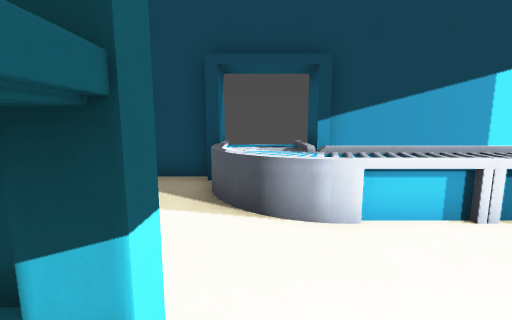
view 1 (above)

13 first-person views from a walk through a Godot game level. The camera is 1.5 m above the floor, tilts 8° down and sees 90° across. The floor is counted in squares, 1 m on a side. Each view is taken from the middle of a square. On the plan, view 1 faces up. The plan holds only what a view shows up to about 13 squares ahead; the rest is blank.

view 2
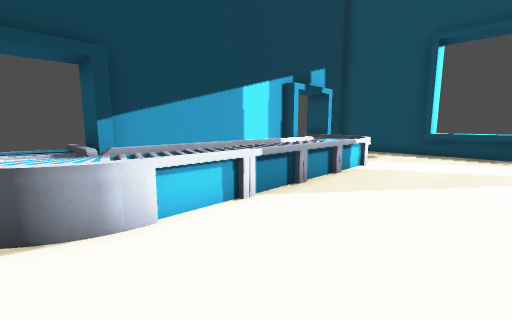

view 3
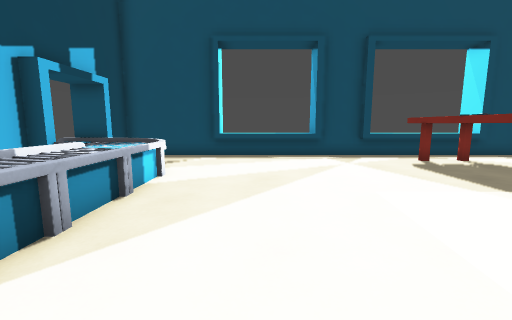

view 4
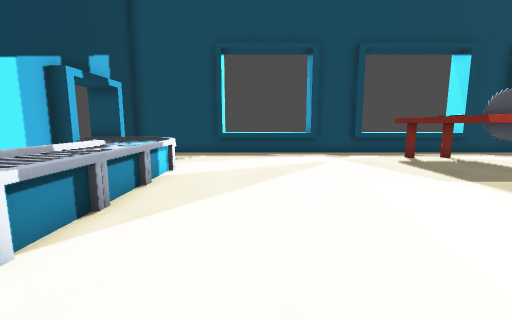

view 5
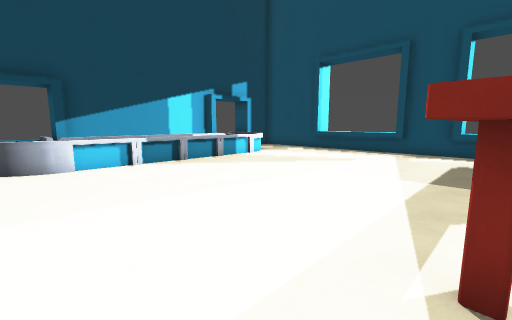

view 6
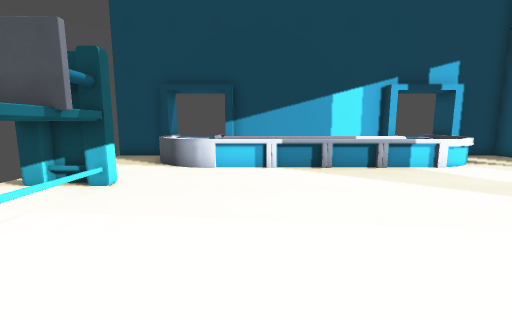

view 7
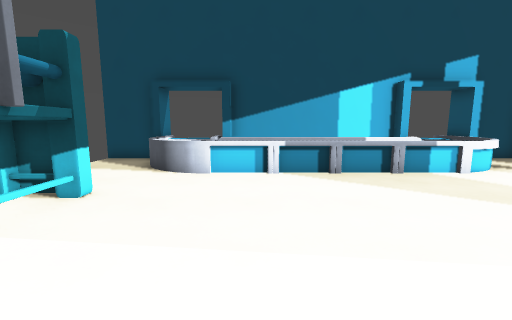

view 8
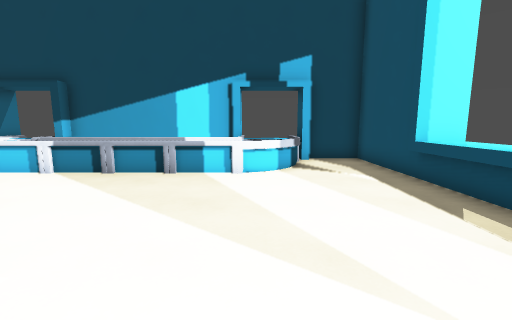

view 9
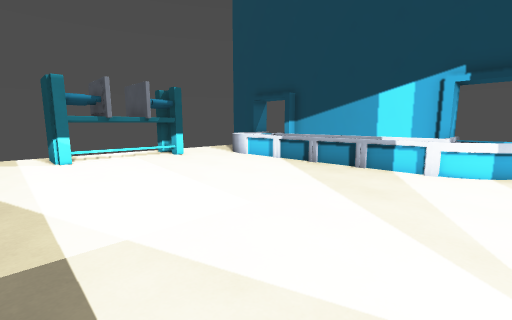

view 10
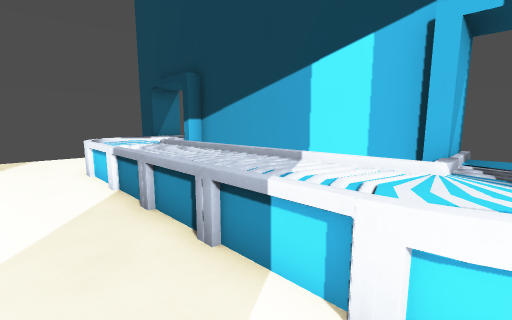

view 11
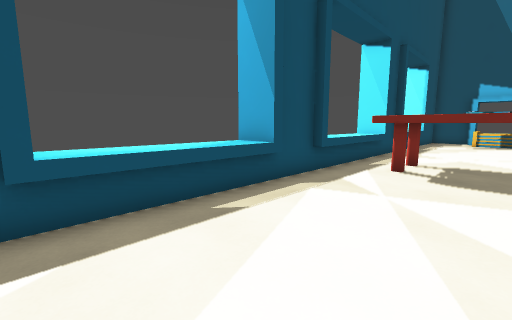

view 12
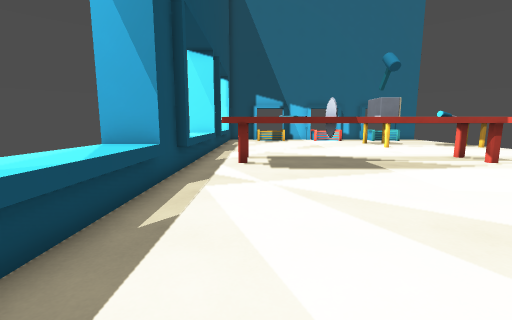

view 13
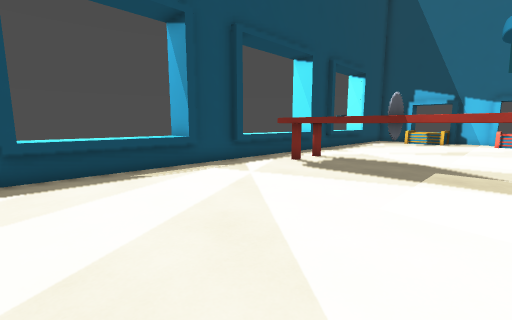

### Floor plan
Key: @ floor where view 1 was taken; # wall or solid block; . floor; ^ raised ledge; v drop or lower ground.
Columns run from 4 left of view 1 to 16 right of it. Each row starts with its distance up from view 1.
  8    ^^^v      #^^^
  7 ###^^^#vvvvvv#^^###v
  6  ..^^^^^^^^^^^^^...#
  5  ..^^^^^^^^^^^^^...#
  4  ...^^^^^^^^^^^....##
  3  .................#v#
  2  .................^v
  1  .##..............^v
  0    #@.............^v
 -1    #..............^v
 -2    #..............#v#
 -3  .##............... #
 -4  .................#v#
 -5  .................^v
 -6     . ###^^^^^^^^^^v
 -7        #     ^   ^^v
 -8        # ^^^^^^^^^^v
 -9        ...........^
-10           ........#v#
-11           .........
-12           ........#
-13           ... ...
-14           ..  ..

Positions as (right, up) in squares from view 1, and headings:
1: (0, 0), facing up
2: (0, 0), facing up-right
3: (2, 1), facing right
4: (1, 1), facing right
5: (0, -6), facing up-right
6: (3, -5), facing up
7: (3, -4), facing up
8: (10, -4), facing up
9: (11, -5), facing up-left
10: (10, 2), facing up-left
11: (10, 3), facing down-right
12: (12, 4), facing down
13: (6, 3), facing down-right
